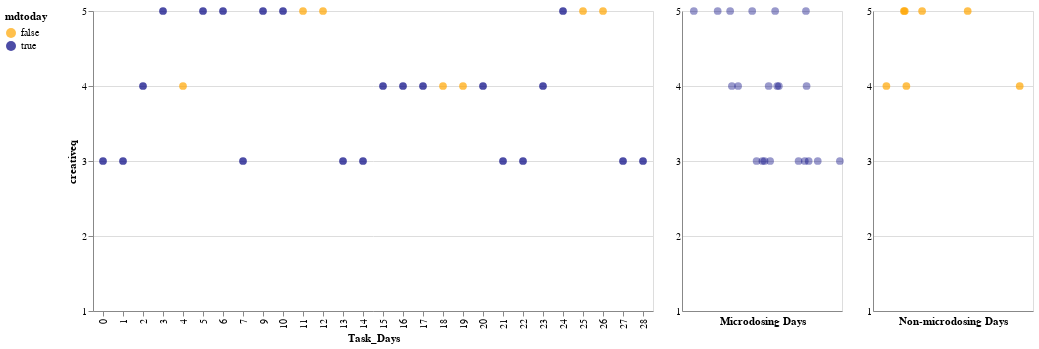

Notebook code cell kept with this figure:
### Code cell
a = alt.Chart(one_month_data).mark_circle(size=60).encode(
    x='Task_Days:N',
    y=alt.Y('creativeq:Q', 
            scale=alt.Scale(domain=(1,5)), axis=alt.Axis(values=[1, 2, 3, 4, 5])),
            color=alt.Color('mdtoday:N', legend=alt.Legend(orient="left"))
)

b = alt.Chart(month1_yes, width=160).mark_circle(opacity=0.4, size=60).encode(
    x=alt.X(
            'jitter:Q',
            title='Microdosing Days',
            axis=alt.Axis(values=[0], ticks=False, grid=False, labels=False),
            scale=alt.Scale(),
        ),
    y=alt.Y(
        'creativeq:Q',
        axis=alt.Axis(title=None, values=[1, 2, 3, 4, 5],ticks=False, grid=True,labels=True),
        scale=alt.Scale(domain=(1,5))
    ),
    color=alt.Color('mdtoday',
            scale=alt.Scale(
            domain=[False, True],
            range=['orange', 'navy'])),
    order='mdtoday:N'
).transform_calculate(
        # Generate Gaussian jitter with a Box-Muller transform
        jitter='(sqrt(-2*log(random()))*cos(2*PI*random())*17)'
    )

c = alt.Chart(month1_no, width=160).mark_circle(size=60).encode(
    x=alt.X(
            'jitter:Q',
            title='Non-microdosing Days',
            axis=alt.Axis(values=[0], ticks=False, grid=False, labels=False),
            scale=alt.Scale(),
        ),
    y=alt.Y(
        'creativeq:Q',
        axis=alt.Axis(title=None, values=[1, 2, 3, 4, 5],ticks=False, grid=True,labels=True),
        scale=alt.Scale(domain=(1,5))
    ),
    color=alt.Color('mdtoday',
            scale=alt.Scale(
            domain=['false', 'true'],
            range=['orange', 'navy'])),
    order='mdtoday:N'
).transform_calculate(
        # Generate Gaussian jitter with a Box-Muller transform
        jitter='(sqrt(-2*log(random()))*cos(2*PI*random())*1)'
    )

a|b|c
